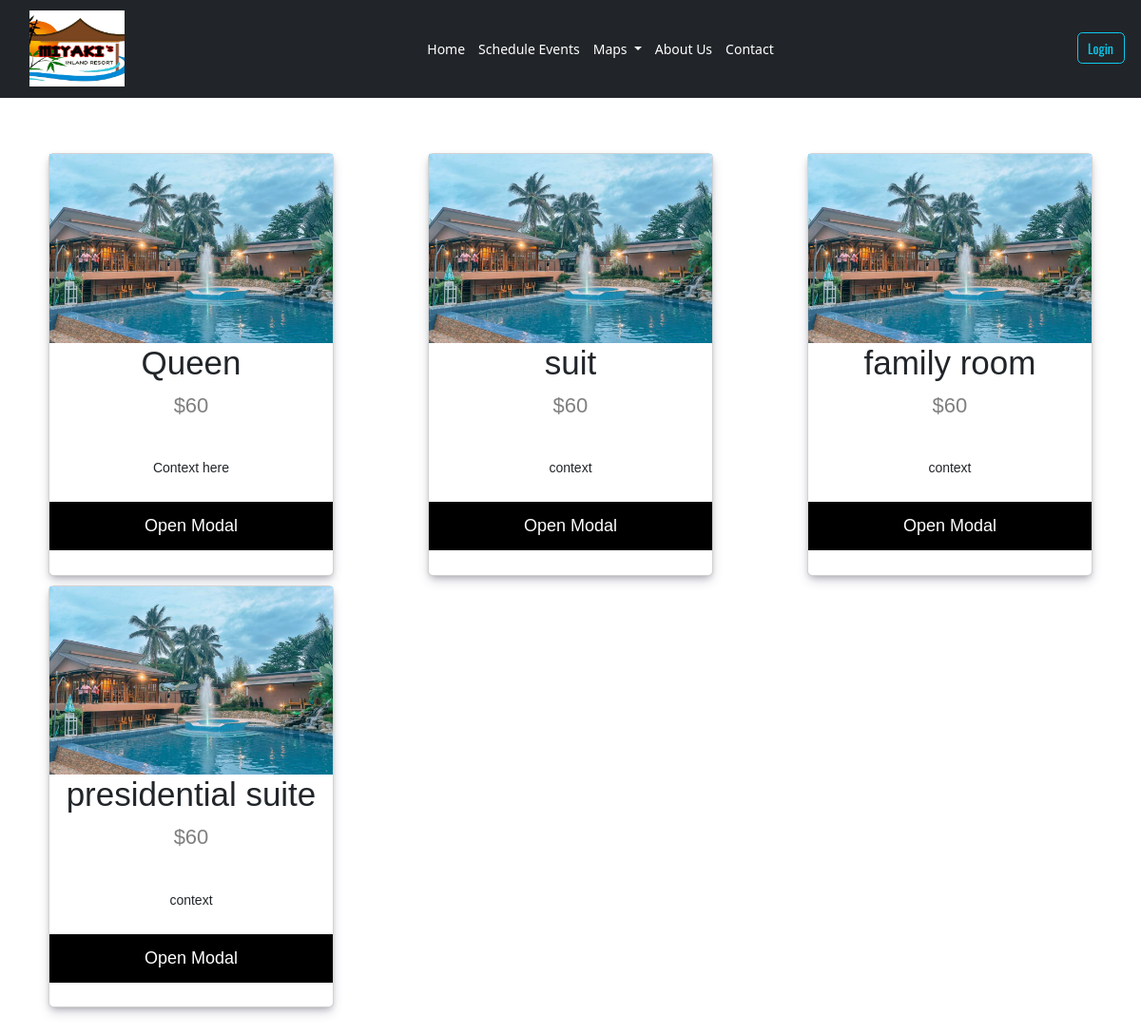
/services.php, run on the app's committed database.
### tables this page shows
CREATE TABLE `tbl_amenities` (
  `id` int(255) NOT NULL,
  `room_name` varchar(255) NOT NULL,
  `price` varchar(67) NOT NULL,
  `description` varchar(255) NOT NULL
);

### services.php (the view, shortened to what this page needs)
<?php include  'header.php'; ?>
<body>
    <?php include 'navbar.php'; ?>
    <div class="card-layout">
        <?php
        include 'conn.php';
        $sql = "SELECT * FROM tbl_amenities";
        $res = mysqli_query($conn, $sql);
        $row = mysqli_fetch_assoc($res);
        $counter = 0;
        if(mysqli_num_rows($res) > 0){
            while($row){
                $id = $row['id'];
                $name = $row['room_name'];
                $price = $row['price'];
                $desc = $row['description'];
                if ($counter % 3 == 0) {
                    if ($counter > 0) {
                        echo '</div>';
                    }
                    echo '<div class="card-row" style="width:100%; height: auto; padding:5px; display:flex;">';
                }
                ?>
                <div class="card-layout__item">
                    <div class="card">
                        <img src="img/2.jpg" alt="Denim Jeans" style="width:100%">
                        <h1><?php echo $name;?></h1>
                        <p class="price"><?php echo $price;?></p>
                        <p><?php echo $desc;?></p>
                        <p><button onclick="document.getElementById('myModal<?php echo $id;?>').style.display='block'">Open Modal</button></p>
                    </div>
                </div>
                <?php
                $counter++;
                $row = mysqli_fetch_assoc($res);
            }
            if ($counter % 3 != 0 && $counter != 0) {
                echo '</div>';
            }
        }
        ?>
    </div>
</body>

### header.php (shortened to what this page needs)
<!DOCTYPE html>
<html lang="en">
<head>
     <link rel="stylesheet" href="https://pro.fontawesome.com/releases/v5.10.0/css/all.css" />
     <link href="https://cdn.jsdelivr.net/npm/bootstrap@5.3.0-alpha1/dist/css/bootstrap.min.css" rel="stylesheet">
     <link href="https://cdnjs.cloudflare.com/ajax/libs/select2/4.0.13/css/select2.min.css" rel="stylesheet" />
     <link rel="stylesheet" href="https://unpkg.com/leaflet@1.9.3/dist/leaflet.css" />
     <link rel="stylesheet" href="https://unpkg.com/leaflet-routing-machine@latest/dist/leaflet-routing-machine.css" />
     <link rel="stylesheet" href="assets/css/carousel.css">
     <link rel="stylesheet" href="assets/css/style.css">
     <link rel="stylesheet" href="assets/fullcalendar/lib/main.min.css">
</head>

### navbar.php (shortened to what this page needs)
<header class="p-2 text-bg-dark">
     <nav class="navbar navbar-expand-lg navbar-dark fixed-top bg-dark" aria-label="Offcanvas navbar large">
          <div class="container-fluid">
               <a class="navbar-brand" href="index.php">
                    <img src="img/logo.PNG" style="width:100px; height:80px; margin-left:20px;" alt="">
               </a>
               <div class="offcanvas offcanvas-end text-bg-dark" tabindex="-1" id="offcanvasNavbar2" aria-labelledby="offcanvasNavbar2Label">
                    <div class="offcanvas-body">
                         <ul class="navbar-nav justify-content-center flex-grow-1 pe-3">
                              <li class="nav-item">
                                   <a class="nav-link active px-2 text-white" aria-current="page" href="index.php">Home</a>
                              </li>
                              <li class="nav-item">
                                   <a class="nav-link px-2 text-white" href="schedule.php">Schedule Events</a>
                              </li>
                              <li class="nav-item dropdown">
                                   <a class="nav-link dropdown-toggle px-2 text-white" href="#" role="button" data-bs-toggle="dropdown" aria-expanded="true">
                                        Maps
                                   </a>
                              </li>
                              <li class="nav-item">
                                   <a class="nav-link px-2 text-white" href="#">About Us</a>
                              </li>
                              <li class="nav-item">
                                   <a class="nav-link px-2 text-white" href="#">Contact</a>
                              </li>
                         </ul>
                         <div class="text-end">
                              <a href="login.php">
                                   <button type="button" class="btn btn-outline-info me-2">Login</button>
                              </a>
                         </div>
                    </div>
               </div>
          </div>
     </nav>
</header>

### assets/css/carousel.css (style rules this page uses)
body { padding-top: 3rem; padding-bottom: 3rem; color: #5a5a5a; }

### assets/css/style.css (style rules this page uses)
html { font-size: 14px; }
@media only screen and (min-width: 480px) { html { font-size: 17px; } }
@media only screen and (min-width: 768px) { html { font-size: 14px; } }
@media only screen and (min-width: 1024px) { p { font-size: 1em; margin-bottom: 1.8em; } }
body { font-size: 1em; }
a { color: #37a6c4; }
.btn { font-family: 'Oswald', sans-serif; }
.text-white, .text-light { color: #fff !important; }
ul, li { margin: 0; padding: 0; list-style: none; }
.btn { text-transform: none; }

### services.php (style rules this page uses)
.card-layout { display: flex; flex-wrap: wrap; margin-top: 100px; margin-left: -0.25rem; margin-right: -0.25rem; }
.card-layout__item { flex-basis: 33.33333%; padding-left: 0.25rem; padding-right: 0.25rem; }
.card { box-shadow: 0 4px 8px 0 rgba(0, 0, 0, 0.2); max-width: 300px; margin: auto; text-align: center; font-family: arial; box-shadow: rgba(50, 50, 93, 0.25) 0px 6px 12px -2px, rgba(0, 0, 0, 0.3) 0px 3px 7px -3px; }
.price { color: grey; font-size: 22px; }
.card button { border: none; outline: 0; padding: 12px; color: white; background-color: #000; text-align: center; cursor: pointer; width: 100%; font-size: 18px; }

### data on the page
tbl_amenities: room_name "Queen", price "$60", description "Context here"
tbl_amenities: room_name "suit", price "$60", description "context"
tbl_amenities: room_name "family room", price "$60", description "context"
tbl_amenities: room_name "presidential suite", price "$60", description "context"
